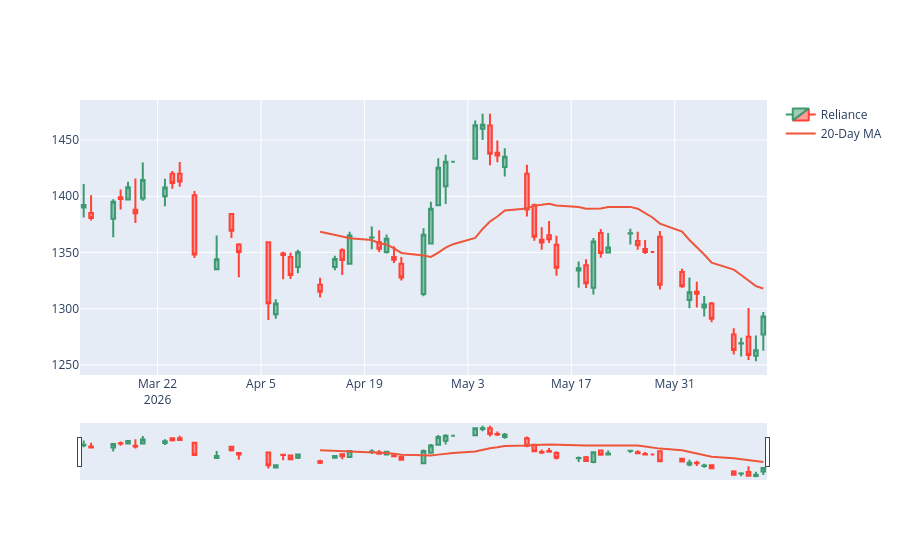

Notebook source saved alongside this figure:
### Code cell
fig.add_trace(
    go.Scatter(
        x=reliance.index,
        y=reliance["MA20"],
        mode="lines",
        name="20-Day MA"
    )
)
